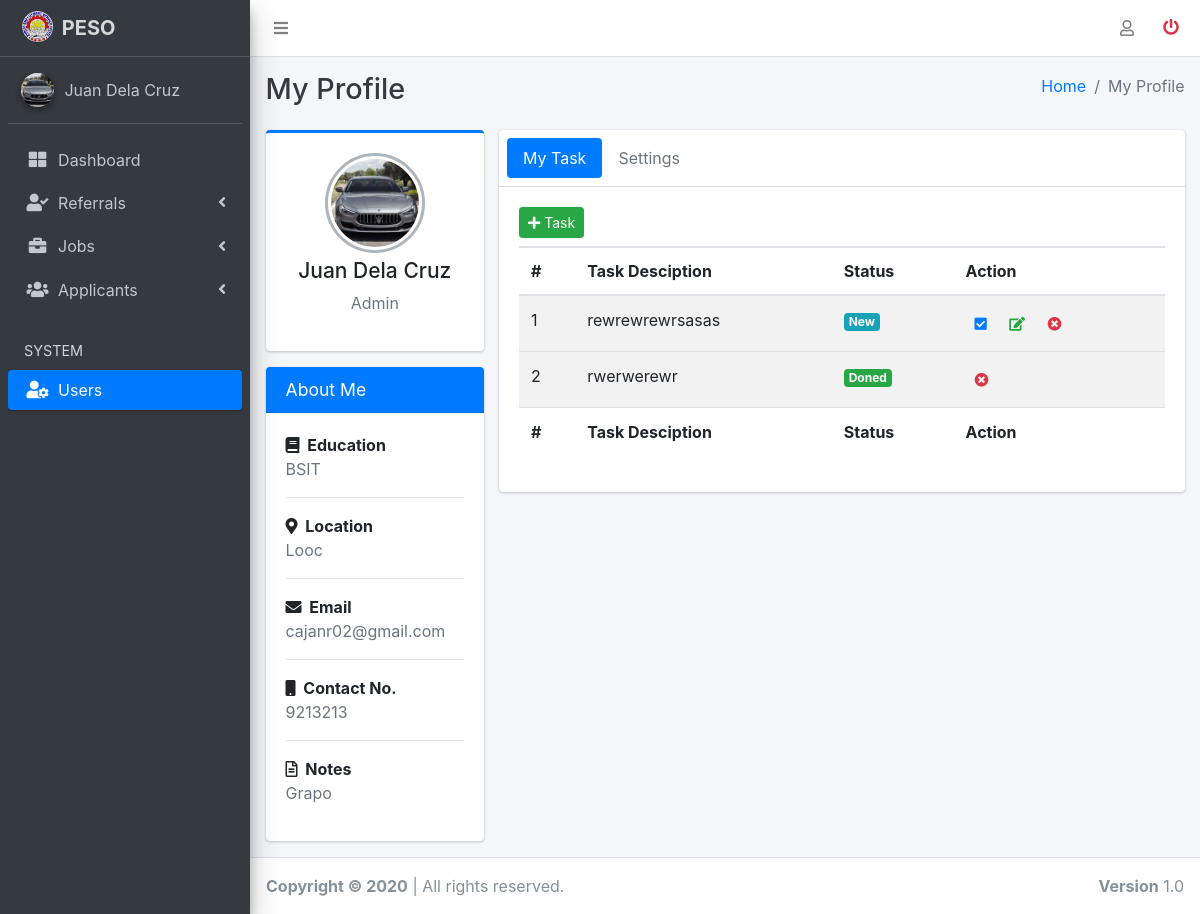
/users/profile.php (signed in), run on the app's committed database.
### tables this page shows
CREATE TABLE `user_profile` (
  `username` varchar(20) DEFAULT NULL,
  `name` varchar(50) DEFAULT NULL,
  `profile_img` varchar(100) DEFAULT NULL,
  `education` varchar(50) DEFAULT NULL,
  `location` varchar(100) DEFAULT NULL,
  `email` varchar(50) DEFAULT NULL,
  `contact_no` int(11) DEFAULT NULL,
  `notes` varchar(50) DEFAULT NULL
);

CREATE TABLE `task` (
  `task_id` int(11) NOT NULL,
  `username` text DEFAULT NULL,
  `activity` text DEFAULT NULL,
  `status` varchar(50) DEFAULT 'New'
);

### users/profile.php (the view, shortened to what the rows shown need)
<?php
    include '../server/server.php';
    include '../model/check_auth.php';
    include '../model/fetch_profile.php';
?>
<!DOCTYPE html>
<html lang="en">
    <head>
        <?php include '../templates/header.php'; ?>
    </head>
    <body class="hold-transition sidebar-mini layout-fixed layout-navbar-fixed layout-footer-fixed" >
        <div class="wrapper">
            <?php include '../templates/sidenavbar.php'; ?>
        <div class="content-wrapper">
            <div class="content-header">
                <div class="container-fluid">
                    <div class="row mb-2">
                        <div class="col-sm-6">
                            <h1 class="m-0 text-dark">My Profile</h1>
                        </div>
                    </div>
                </div>
            </div>
            <section class="content">
                <div class="container-fluid">
                    <div class="row">
                        <div class="col-md-3">
                            <div class="card card-primary card-outline">
                                <div class="card-body box-profile">
                                    <div class="text-center">
                                    <?php if (!empty($pic)):?>
                                        <img class="profile-user-img img-fluid img-circle"
                                       src="../uploads/avatar/<?php echo $pic;?>"
                                       alt="User profile picture" id="output">
                                    <?php else: ?>
                                        <img class="profile-user-img img-fluid img-circle"
                                       src="../assets/images/avatars/avatar.png"
                                       alt="User profile picture" id="output">
                                    <?php endif ?>
                                    </div>
                                    <?php if (!empty($name)):?>
                                        <h3 class="profile-username text-center"><?php echo $name;?></h3>
                                        <p class="text-muted text-center"><?php echo $_SESSION['user_type'];?></p>
                                   <?php else: ?>
                                        <h3 class="profile-username text-center">Your name here</h3>
                                        <p class="text-muted text-center">Your position here</p>
                                <?php endif ?>
                              </div>
                            </div>
                            <div class="card card-primary">
                                <div class="card-body">
                                    <strong><i class="fas fa-book mr-1"></i> Education</strong>
                                    <?php if (!empty($education)):?>
                                    <p class="text-muted">
                                        <?php echo $education;?>
                                    </p>
                                    <?php else: ?>
                                        <p class="text-muted">
                                          B.S. in Computer Science from the University of Tennessee at Knoxville
                                        </p>
                                    <?php endif ?>
                                    <hr>
                                    <strong><i class="fas fa-map-marker-alt mr-1"></i> Location</strong>
                                    <?php if (!empty($location)):?>
                                        <p class="text-muted">
                                        <?php echo $location;?>
                                        </p>
                                    <?php else: ?>
                                        <p class="text-muted">Malibu, California</p>
                                    <?php endif ?>
                                    <hr>
                                    <strong><i class="fas fa-envelope mr-1"></i> Email</strong>
                                    <?php if (!empty($email)):?>
                                    <p class="text-muted">
                                        <?php echo $email;?>
                                    </p>
                                    <?php else: ?>
                                        <p class="text-muted">Your email here</p>
                                    <?php endif ?>
                                    <hr>
                                    <strong><i class="fas fa-mobile mr-1"></i> Contact No.</strong>
                                    <?php if (!empty($number)):?>
                                    <p class="text-muted">
                                      <?php echo $number;?>
                                    </p>
                                    <?php else: ?>
                                    <p class="text-muted">Your number here</p>
                                    <?php endif ?>
                                    <hr>
                                    <strong><i class="far fa-file-alt mr-1"></i> Notes</strong>
                                    <?php if (!empty($notes)):?>
                                    <p class="text-muted">
                                      <?php echo $notes;?>
                                    </p>
                                    <?php else: ?>
                                        <p class="text-muted">Lorem ipsum dolor sit amet, consectetur adipiscing elit. Etiam fermentum enim neque.</p>
                                    <?php endif ?>
                                </div>
                            </div>
                        </div>
                        <div class="col-md-9">
                            <div class="card">
                                <div class="card-body">
                                    <div class="tab-content">
                                        <div class="active tab-pane" id="task">
                                            <div class="table-responsive w-100">
                                                <table class="table table-striped table-head-fixed text-nowrap">
                                                    <thead>
                                                        <tr>
                                                            <th>#</th>
                                                            <th>Task Desciption</th>
                                                            <th>Status</th>
                                                            <th>Action</th>
                                                        </tr>
                                                    </thead>
                                                    <tbody>
                                                        <?php if(!empty($task)){
                                                            $i = 1;
                                                        ?>
                                                        <?php foreach ($task as $tsk){ ?>
                                                            <tr class="task<?php echo $tsk['task_id'];?>">
                                                                <td><?php echo $i;?></td>
                                                                <td><?php echo $tsk['activity'];?></td>
                                                                <td>
                                                                    <?php if($tsk['status'] == 'Doned'):?>
                                                                        <span class="badge badge-success"><?php echo $tsk['status'];?></span>
                                                                    <?php else: ?>
                                                                        <span class="badge badge-info"><?php echo $tsk['status'];?></span>
                                                                    <?php endif ?>
                                                                </td>
                                                                <td>
                                                                    <?php if($tsk['status'] == 'Doned'):?>
                                                                    <?php else: ?>
                                                                        <button type="button" class="btn btn-sm btn-link task_done" title="Done" id="<?php echo $tsk['task_id'];?>"><i class="fa fa-check-square"></i></button>
                                                                        <button type="button" class="btn btn-sm btn-link edit_task" title="Edit" id="<?php echo $tsk['task_id'];?>"><i class="fa fa-edit text-success"></i></button>
                                                                    <?php endif ?>
                                                                      <button type="button" class="btn btn-sm btn-link task_delete" title="Delete" id="<?php echo $tsk['task_id'];?>"><i class="fa fa-times-circle text-danger"></i></button>
                                                                </td>
                                                            </tr>
                                                        <?php $i++; }} ?>
                                                    </tbody>
                                                    <tfoot>
                                                        <tr>
                                                            <th>#</th>
                                                            <th>Task Desciption</th>
                                                            <th>Status</th>
                                                            <th>Action</th>
                                                        </tr>
                                                    </tfoot>
                                                </table>
                                            </div>
                                        </div>
                                    </div>
                                </div>
                            </div>
                        </div>
                    </div>
                </div>
            </section>
        </div>
    </div>
    </body>
</html>

### templates/sidenavbar.php (shortened to what the rows shown need)
<aside class="main-sidebar sidebar-dark-primary elevation-4">
    <div class="sidebar">
        <div class="user-panel mt-3 pb-3 mb-3 d-flex">
            <?php if(!empty($im)):?>
            <div class="image">
                <img src="../uploads/avatar/<?php echo $im ?>" class="img-circle elevation-2" alt="User Image">
            </div>
            <div class="info">
                <?php if(strpos($_SERVER['REQUEST_URI'],'users')>0):?>
                    <a href="profile.php?username=<?php echo $_SESSION['username'];?>" class="d-block"><?php echo $n;?></a>
                <?php else: ?>
                    <a href="../users/profile.php?username=<?php echo $_SESSION['username'];?>" class="d-block"><?php echo $n;?></a>
                <?php endif ?>
            </div>
            <?php endif?>
        </div>
    </div>
</aside>

### data on the page
user_profile: profile_img (picture), name "Juan Dela Cruz", education "BSIT", location "Looc", email "cajanr02@gmail.com", contact_no "9213213", notes "Grapo"
task: activity "rewrewrewrsasas", status "New"
task: activity "rwerwerewr", status "Doned"

### other printed values
$_SESSION['user_type'] "Admin"
